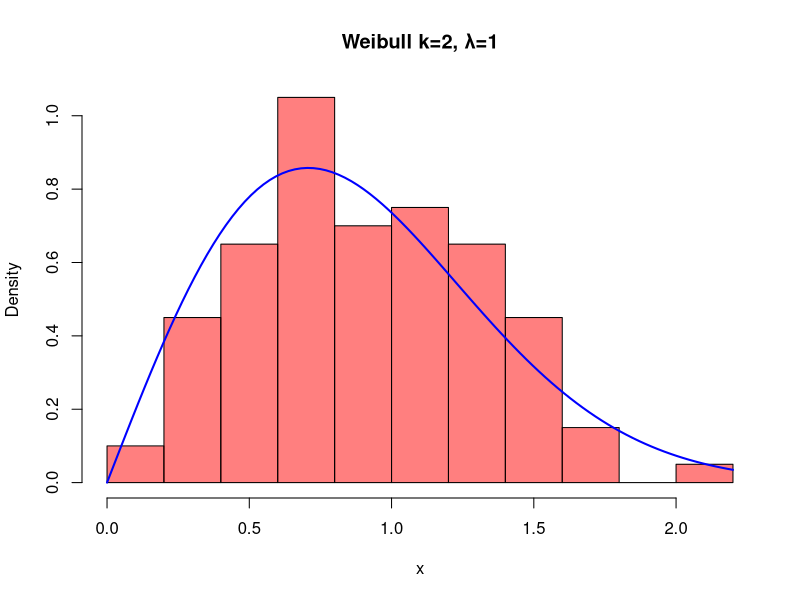
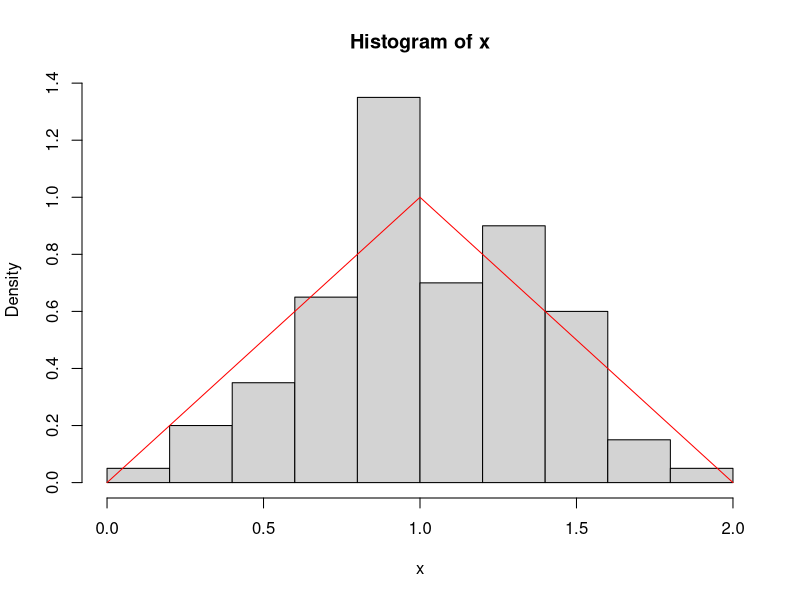

R code for these plots, in order: (Note: this script raises an error after producing the figures.)
#EXPONENCIAL 

#GENERO 100 VALORES DE LA EXP (LMBDA)
lambda = 3
n = 100
set.seed(1)
u = runif(100)
x = -log(1-u)/lambda

print(ks.test(x,pexp,3))


#par(mfrow=c(1,2))
#hist(x,freq = FALSE)    
#curve(dexp(x,3),add=TRUE, col="red")

#plot(ecdf(x))
#curve(pexp(x,3), add=TRUE, col ="red")



# ---------------- WEIBULL ------------------------#

set.seed(1)
n=100
u = runif(n)
x = sqrt((-log(1-u)))
print(x)

set.seed(1)
n = 100
u = runif(n)
x = sqrt(-log(1-u))

# Comparar con rweibull
y = rweibull(n, shape = 2, scale = 1)

# Histogramas comparados
hist(x, freq = FALSE, col = rgb(1,0,0,0.5), main = "Weibull k=2, λ=1")
curve(dweibull(x, shape=2, scale=1), add=TRUE, col="blue", lwd=2)

ver = ks.test(x, pweibull, shape=2, scale = 1)

print(ver)

# ----------------- TRIANGULAR ---------------------#
#FUNCION TRIANGULAR 
dtrianng = function(x) { 
    x *(0<x & x<=1) + (2-x) * (1<x & x<2)

}

# GENERO 100 VALORES DE UNA TRIANGULAR
n = 100
set.seed(1)
u = runif(n)
x = ifelse(u<=0.5, sqrt(2*u), 2 - sqrt(2*(1-u)))
print(x)
hist(x, freq = FALSE)
curve(dtrianng, add=TRUE, col="red")
print(ks.test(x, ptriang, 0, 2, 1)) # ptriang es la función de distribución acumulada de la triangular

# ----------------- CAUCHY ---------------------#

# GENERAMOS 100 VALORES DE UNA CAUCHY (0,1)
set.seed(1)
n= 100 #Fijo el tamaño de la secuancia a obtener

# PASO 1 
u = runif(n)

#PASO 2
x = tan(pi*(u-1/2))
print(x)


#---------------------------------------------------------------------#
#---------COMPROBAMOS QUE VERDADERAMENTE ES UNA CAUCHY----------------#
#---------------------------------------------------------------------#


hist(x, freq = FALSE, ylim= c(0, 0.35))
curve(dcauchy(x), add = TRUE, col = "blue")



# OTRA FORMA

emp = ecdf (x)
plot(emp)
curve(pcauchy(x), add = TRUE, col='red')
print(ks.test(x,pcauchy))


#------------------------------BERNOUILLI---------------------------------------#
#GENERAMOS 100 VALORES DE UNA BERNOUILI DE PARAMETRO 
p = 0.7
n = 10000
set.seed(1)
# PASO 1
u = runif(n)
# PASO 2 
x = ifelse (u <= (1-p), 0,1)
print(x)

hist(x)

#OBTENERMOS LA PROPORCI´NO
print (mean(x==0))
print (mean(x==1))


# FORMA 2
emp = ecdf(x)
plot(emp)
curve(pbinom(x,1,p), add=TRUE, col = "red")

#CONTRASTE DE LA JI-CUADRADOS
TAA = table(x)
